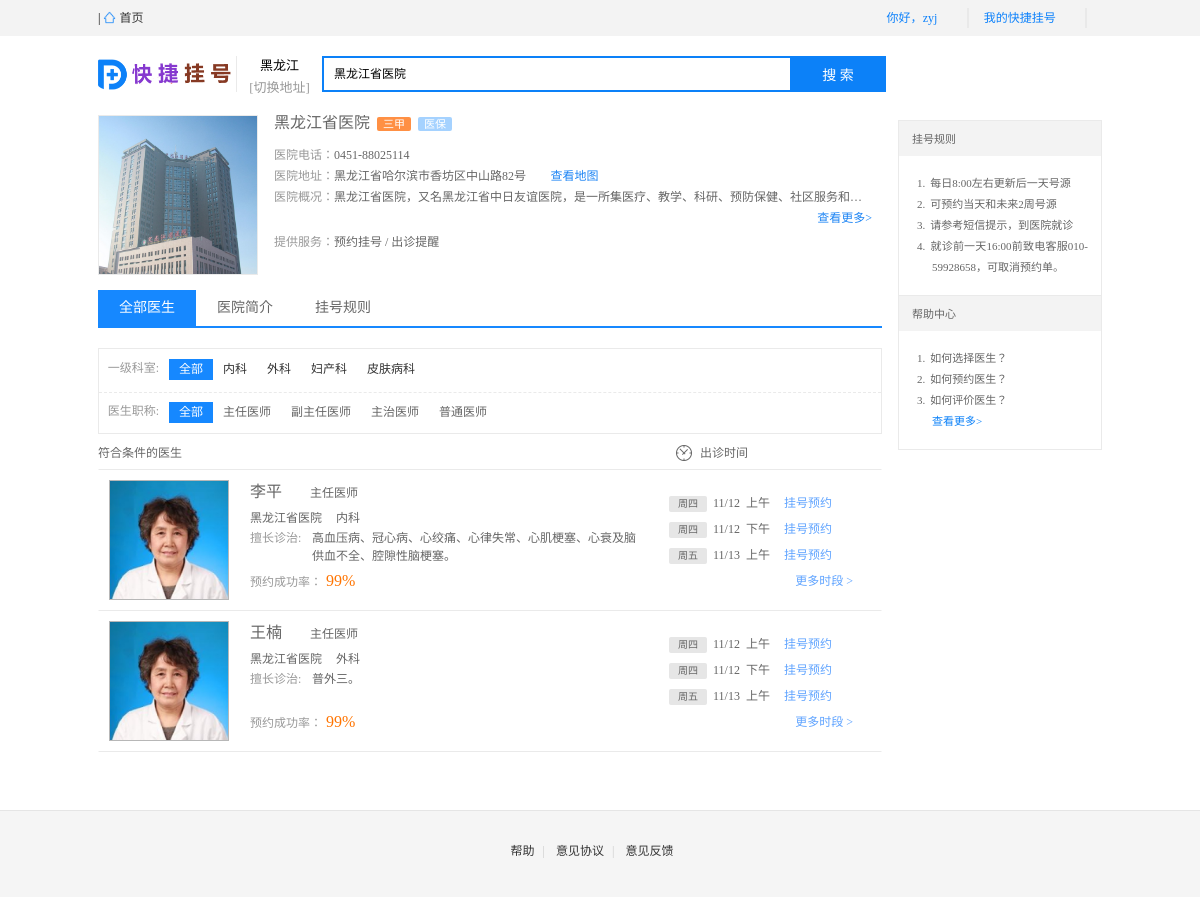
Page /hospitalInfor/1/zyj/ on the committed database.
### users/models.py (models this page shows, shortened)
class users(models.Model):
    class Meta:
        verbose_name = 'users'
        verbose_name_plural = verbose_name
    username          = models.CharField('username',max_length=50,unique=True)
    password           = models.CharField('password',max_length=15)
    email          = models.CharField('email',max_length=30)

### hospital/models.py (models this page shows, shortened)
class hospital(models.Model):
    class Meta:
        verbose_name = 'hospital'
        verbose_name_plural = verbose_name
    hospitalid  = models.CharField('id',max_length=10)
    name          = models.CharField('name',max_length=50)
    level         = models.CharField('level',max_length=10)
    quality           = models.CharField('quality',max_length=10)
    classes           = models.CharField('classes',max_length=10)
    insurance          = models.CharField('insurance',max_length=10)
    telephone           = models.CharField('telephone',max_length=20,blank=True)
    address       = models.CharField('address',max_length=200,blank=True)
    service         = models.CharField('service',max_length=60,blank=True)
    summary        = models.TextField ('summary',blank=True,max_length=2000)

### depart/models.py (models this page shows, shortened)
class depart(models.Model):
	class Meta:
		verbose_name = 'depart'
		verbose_name_plural = verbose_name
	hos = models.ManyToManyField(hospital)
	departid  = models.CharField('departid',max_length=10)
	departName          = models.CharField('departName',max_length=50)

### prof/models.py (models this page shows, shortened)
class prof(models.Model):
	class Meta:
		verbose_name = 'prof'
		verbose_name_plural = verbose_name
	profid  = models.CharField('id',max_length=10)
	profName          = models.CharField('profName',max_length=10)

### doctor/models.py (models this page shows, shortened)
class doctor(models.Model):
	class Meta:
		verbose_name = 'doctor'
		verbose_name_plural = verbose_name
	hos = models.ForeignKey(hospital)
	dep = models.ForeignKey(depart)
	doctorid  = models.CharField('id',max_length=10)
	docname          = models.CharField('docname',max_length=10)
	prof         = models.CharField('prof',max_length=20)
	hosp          = models.CharField ('hosp',max_length=30)
	depa          = models.CharField('depa',max_length=20)
	goodat            = models.TextField('goodat',blank=True,max_length=100)
	time          = models.CharField('time',max_length=15)
	exp          = models.TextField('exp',blank=True,max_length=500)

### hospital/views.py (the view)
# urls.py: url(r'^hospitalInfor/(?P<hosptalid>\d*)/(?P<username>\w*)/$', 'hospital.views.hospitalInfor'),
def hospitalInfor(request,hosptalid,username):
	hosList = hospital.objects.all()
	profList = prof.objects.all()
	user = users.objects.get(username = username)
	for hos in hosList:
		if hos.hospitalid == hosptalid:
			docList = hos.doctor_set.all()
			depList = hos.depart_set.all()
			return render_to_response('hospitalInfor.html',{'hos':hos,'depList':depList,'profList':profList,'docList':docList,'user':user})

### hospital/templates/hospitalInfor.html (shortened to what this page needs)
<!DOCTYPE html>
<html><head>
 <link rel="stylesheet" href="/static/hospital-detail.css"><link rel="stylesheet" href="/static/SearchInfoWindow_min.css"></head>
 <body><header id="fastTop" class="header" style="height: 100px;">
  <div class="log_top_box">
    <div class="top-box" id="header" data-cover="null" data-login="1" data-listtype="" hospitaldepartment""="" data-paramdata="{&quot;sessionid&quot;:&quot;1446989195495577&quot;,&quot;pssid&quot;:&quot;&quot;,&quot;pvid&quot;:1446993361823521,&quot;ajaxid&quot;:0,&quot;tn&quot;:&quot;NONE&quot;,&quot;zt&quot;:&quot;fcpc&quot;,&quot;zt_ext&quot;:&quot;&quot;,&quot;wd&quot;:&quot;&quot;,&quot;bidwordid&quot;:&quot;24082352951&quot;,&quot;creatid&quot;:&quot;7738796172&quot;,&quot;matchtype&quot;:&quot;2&quot;,&quot;bidword&quot;:&quot;\u6302\u53f7\u7f51\u4e0a\u9884\u7ea6&quot;}">
      <span class="top-home">
        | <a target="_blank" href=""><img class="top-icon-img" src="/static/icon-home.png"> 首页 </a>
      </span>
	  <div class="login"><div class="my-doctor"><h3>你好，{{user.username}}</h3><span class="fa fa-chevron-down logout"></span></div><div class="my-doctor" style="z-index:100;"><h3>我的快捷挂号<span class="fa fa-chevron-down logined"></span></h3></div></div>
          </div>
  </div>
  <div class="search_box">
    <span class="logo">
      <a href=""><img src="/static/logo.png" alt=""></a>
    </span>
    <div class="area">
          <div class="area-border" style="display: block;">
        <span>
          <span id="current-area" title="黑龙江" data-provid="" data-provtag="">黑龙江</span>
        </span>
        <span id="area_change">[切换地址]</span>
      </div>
        </div>
    <div class="keyword">
      <form method="get" id="med_form">
              <input data-value="黑龙江省医院" type="text" name="key" autocomplete="off" placeholder="请输入医院/科室/疾病/症状/医生姓名" id="search-tips-input" value="黑龙江省医院">
                  <button type="button" class="btn-doctor" id="querySearch">搜&nbsp;索</button>
      </form>
    </div>
  </div>
</header></header><div class="wrap"><div class="container" data-accuracy="0">
<article class="hospi-top">
<div class="hospi-pic"><img src="/static/{{hos.name}}.jpg"></div><div class="hospi-info"><div class="clearfix"><h3 class="hospi-title fl"><span id="hospital_name">{{hos.name}}</span><span class="grade">{{hos.quality}}</span><span class="corpt">{{hos.insurance}}</span></h3></div><div class="hospi-content"><p class="text"><span class="label">医院电话：</span><label id="hospital_phone">{{hos.telephone}}</label></p><p class="text"><span class="label">医院地址：</span><label id="hospital_address">{{hos.address}}</label><a href="http://api.map.baidu.com/marker?location=45.734998,126.679897&title=%E9%BB%91%E9%BE%99%E6%B1%9F%E7%9C%81%E5%8C%BB%E9%99%A2&content=%E9%BB%91%E9%BE%99%E6%B1%9F%E7%9C%81%E5%93%88%E5%B0%94%E6%BB%A8%E5%B8%82%E9%A6%99%E5%9D%8A%E5%8C%BA%E4%B8%AD%E5%B1%B1%E8%B7%AF82%E5%8F%B7&output=html" target="_blank"><i class="fa fa-map-marker" style="text-indent:10px;margin-right:5px"></i>查看地图</a></p>
<div class="hos-short text">
<span class="label">医院概况：</span><p class="detail key"  style=" overflow: hidden;
    text-overflow: ellipsis;
    white-space: nowrap;">{{hos.summary}}<label class="hos-special-href"><a>查看更多&gt;</a></label></p></div><p class="text s-info"><span class="label">提供服务：</span><span class="key">{{hos.service}}</span></p></div></div></article>
<aside id="Tab" class="h-tabs"><div class="nav clearfix"><a href="javascript:void 0" data-value="0" class="hd current fl">全部医生</a><a href="javascript:void 0" data-value="1" data-flag="0" id="tab-desc" class="hd  fl">医院简介</a><a href="javascript:void 0" data-value="2" class="hd  fl">挂号规则</a></div>
<div class="main">
<div class="content  current otiotns" style="display: block;">
<div class="select-condition">
<div class="select-detail" data-type="1"><h4>一级科室:</h4><ul class="dropmenus" id="depart-level1-ul" style="margin-bottom:10px;"><li data-department-flag="1" data-value="0" class="select-cur" data-child="1">全部</li>
{% for dep in depList %}
<a href='/hospitalInfor/{{hos.hospitalid}}/{{dep.departid}}/{{user.username}}'><li data-department-flag="1" data-value="1">{{dep.departName}}</li></a>
{% endfor%}
</ul></div>
<div class="select-detail mains-doctor" data-type="3" style="border-top-width: 1px; border-top-style: dashed; border-top-color: rgb(234, 234, 234);"><h4>医生职称:</h4><ul class="dropmenus" id="medtitle-ul"><li data-value="0" class="select-cur">全部</li>
{% for prof in profList %}
<li data-value="1">{{prof.profName}}</li>
{% endfor%}
</ul></div>
</div>
<div class="doctor-info-box"><h4>符合条件的医生</h4><div class="doctor-visit-time"><div class="doctor-order-time"><img src="/static/icon-time.png"><span>出诊时间</span><span class="fa fa-chevron-down  icon-orders-time" id="icon-order-time"></span></div></div><ul id="doctor-info-list" class="doctor-info-list" style="display:block;">
{% for doc in docList %}
<li class="doctor-info-single"><div class="doctor-card clearfix"><div class="info-pic"><a href="/doctorInfor/{{doc.doctorid}}/{{user.username}}/" target="_blank"><img src="/static/e824b899a9014c08c76f72be0c7b02087bf4f451.jpg"></a></div><div class="infos"><div class="info-title" style="margin-top:-10px�"><a href="/doctorInfor/{{doc.doctorid}}/{{user.username}}/"><div>{{doc.docname}}</div></a><span class="doctor-medtitle">{{doc.prof}}</span><p class="info-hospittal"><span><a href="http://yi.baidu.com/pc/hospital/detail?sessionid=1446989195495577&pssid=&pvid=1446993361823521&ajaxid=1446993362850817&tn=NONE&zt=fcpc&zt_ext=&wd=&bidwordid=24082352951&creatid=7738796172&matchtype=2&bidword=%E6%8C%82%E5%8F%B7%E7%BD%91%E4%B8%8A%E9%A2%84%E7%BA%A6&key=%E9%BB%91%E9%BE%99%E6%B1%9F%E7%9C%81%E5%8C%BB%E9%99%A2" target="_blank">{{doc.hosp}}</a></span>{{doc.depa}}</p><table cellspacing="0" cellpadding="0"><tbody><tr class="doctor-good"><td class="first-td" valign="top">擅长诊治: </td><td class="last-td" valign="top">{{doc.goodat}}</td></tr></tbody></table><div class="rate"><span>预约成功率：</span><i class="num">99%</i></div></div></div><div class="appointment-time"><ul><li><span class="appointment-day">周四</span><span>11/12</span><span>上午</span><a href="/visitForm/" target="_blank"><span class="appointment-click">挂号预约</span></a></li><li><span class="appointment-day">周四</span><span>11/12</span><span>下午</span><a href="" target="_blank"><span class="appointment-click">挂号预约</span></a></li><li><span class="appointment-day">周五</span><span>11/13</span><span>上午</span><a href="" target="_blank"><span class="appointment-click">挂号预约</span></a></li><li><a href="http://yi.baidu.com/pc/doctor/detailpage?sessionid=1446989195495577&pssid=&pvid=1446993361823521&ajaxid=1446993362850817&tn=NONE&zt=fcpc&zt_ext=&wd=&bidwordid=24082352951&creatid=7738796172&matchtype=2&bidword=%E6%8C%82%E5%8F%B7%E7%BD%91%E4%B8%8A%E9%A2%84%E7%BA%A6&doctorId=70114" class="more-time-chose" target="_blank"><span>更多时段&nbsp;&gt;</span></a></li></ul></div></div></li>
{% endfor%}
</ul></div>
</div>
</div>
</aside>
</div>
<aside class="right-sidebar">
	<article class="broad" style="border-bottom:none; margin-bottom:0px;">
		<h1 class="title">挂号规则</h1>
		<div class="ct">
			<p class="depics"><b class="sq">1.</b>每日8:00左右更新后一天号源</p>
			<p class="depics"><b class="sq">2.</b>可预约当天和未来2周号源</p>
			<p class="depics"><b class="sq">3.</b>请参考短信提示，到医院就诊</p>
			<p class="depics"><b class="sq">4.</b>就诊前一天16:00前致电客服010-59928658，可取消预约单。</p>
		</div>
	</article>
		<article class="broad" style="margin-bottom:0px;">
			<h1 class="title">帮助中心</h1>
		<div class="ct">
			<p class="depics"><b class="sq">1.</b><a target="_blank" href="">如何选择医生？</a></p>
			<p class="depics"><b class="sq">2.</b><a target="_blank" href="">如何预约医生？</a></p>
			<p class="depics"><b class="sq">3.</b><a target="_blank" href="">如何评价医生？</a></p>
			<a class="more" target="_blank" href="">查看更多&gt;</a>
		</div>
	</article>
</aside></div><footer id="footer-three" class="footer-box footer-three clear path" data-src="http://yi.baidu.com/static/pc/201511032020/asset" data-href="" data-api="http://yi.baidu.com" data-passport="https://passport.baidu.com">
  <div class="footer-con">
  <div class="footer-info-url">
      <dd class="fo-link">
        <a href="" target="_blank"><span>帮助</span>|</a>
        <a href="" target="_blank"><span> 意见协议</span>|</a>
        <a href="" target="_blank"><span> 意见反馈</span></a>
      </dd>
  </div>
</div></footer>
</body></html>

### rows in the picture
users: username "zyj"
hospital: name (picture), name "黑龙江省医院", quality "三甲", insurance "医保", telephone "0451-88025114", address "黑龙江省哈尔滨市香坊区中山路82号", summary "黑龙江省医院，又名黑龙江省中日友谊医院，是一所集医疗、教学、科研、预防保健、社区服务和…", service "预约挂号 / 出诊提醒"
depart: departName "内科"
depart: departName "外科"
depart: departName "妇产科"
depart: departName "皮肤病科"
prof: profName "主任医师"
prof: profName "副主任医师"
prof: profName "主治医师"
prof: profName "普通医师"
doctor: docname "李平", prof "主任医师", hosp "黑龙江省医院", depa "内科", goodat "高血压病、冠心病、心绞痛、心律失常、心肌梗塞、心衰及脑供血不全、腔隙性脑梗塞。"
doctor: docname "王楠", prof "主任医师", hosp "黑龙江省医院", depa "外科", goodat "普外三。"
